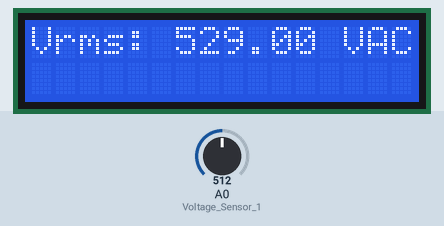
This sketch was run on a simulated Arduino Uno, built with avr-gcc and run on an emulated ATmega328P. Parts: 16×2 character LCD. Inputs (shaded band) come from the test bench; at power-on: A0 (Voltage_Sensor_1) = 512. What the sketch prints to the serial monitor is not drawn.

Above: at 1.2 s.
1.3 s: A0 (Voltage_Sensor_1) set to 619
At 2.0 s:
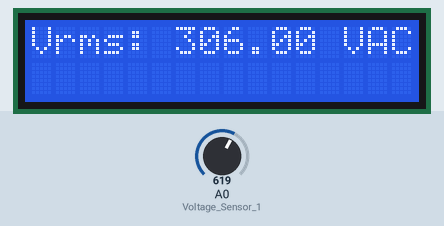
2.9 s: A0 (Voltage_Sensor_1) set to 599
At 4.2 s:
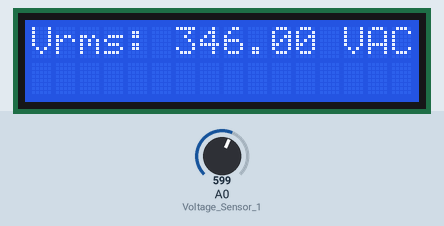
4.5 s: A0 (Voltage_Sensor_1) set to 511
At 5.1 s:
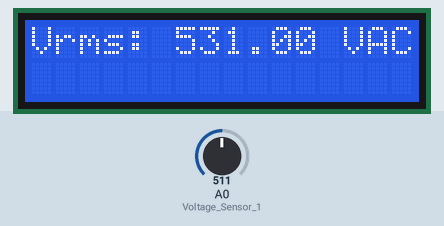
Timing chart, 0 to 7.5 s (numbered marks = the images above; inputs shaded):
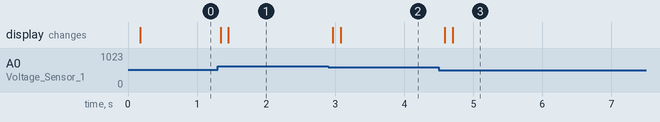

The sketch:

ZMPT101B_Arduino.ino
```cpp
#include <LCD_I2C.h>
LCD_I2C lcd(0x27, 16, 2);
int adc_max1 = 920;
int adc_min1 = 609;
float volt_multi = 231;
float volt_multi_p;
float volt_multi_n;
float volt_rms1 = 0;
int Voltage_Sensor_1 = A0;
void setup() {
  Serial.begin(115200);
  pinMode(Voltage_Sensor_1, INPUT);
  volt_multi_p = volt_multi * 1.4142;
  volt_multi_n = -volt_multi_p;
  lcd.begin();
  lcd.backlight();
}

void loop() {
  volt_rms1 = get_voltage(Voltage_Sensor_1, adc_min1, adc_max1);
  String VOLT1 = String(volt_rms1);
  lcd.setCursor(0,0);
  lcd.print("Vrms: ");
  lcd.print(VOLT1);
  lcd.print(" VAC");
  Serial.print("Vrms: ");
  Serial.print(VOLT1);
  Serial.println(" VAC");
}

float get_voltage(int aa, int bb, int cc) {
  float adc_sample;
  float volt_inst = 0;
  float sum = 0;
  float volt;
  long init_time = millis();
  int N = 0;

  while ((millis() - init_time) < 100) {
    adc_sample = analogRead(aa);
    volt_inst = map(adc_sample, bb, cc, volt_multi_n, volt_multi_p);
    sum += sq(volt_inst);
    N++;
    delay(1);
  }
  volt = sqrt(sum / N);
  return volt;
}
```

Measured:
- after the input at 1.3 s, the display: first changes at once (image 1 shows a later state)
- after the input at 2.9 s, the display: first changes after 0.07 s (image 2 shows a later state)
- after the input at 4.5 s, the display: first changes after 0.09 s (image 3 shows a later state)
